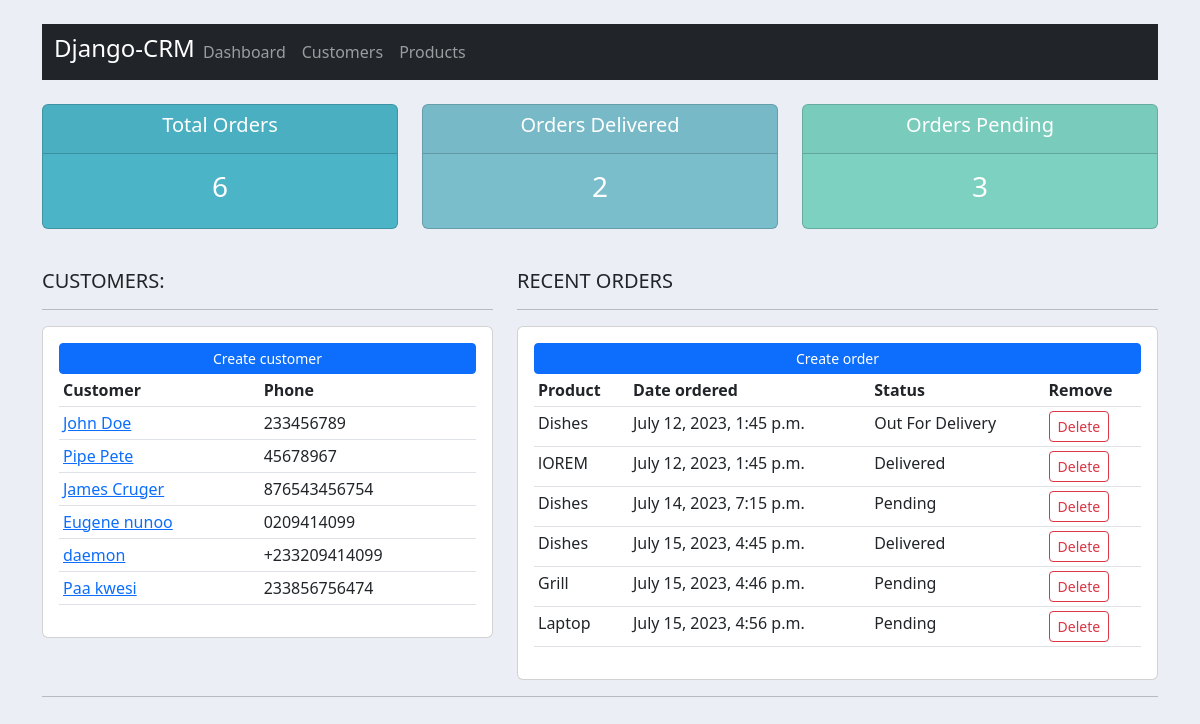
Before: / with the older database file.
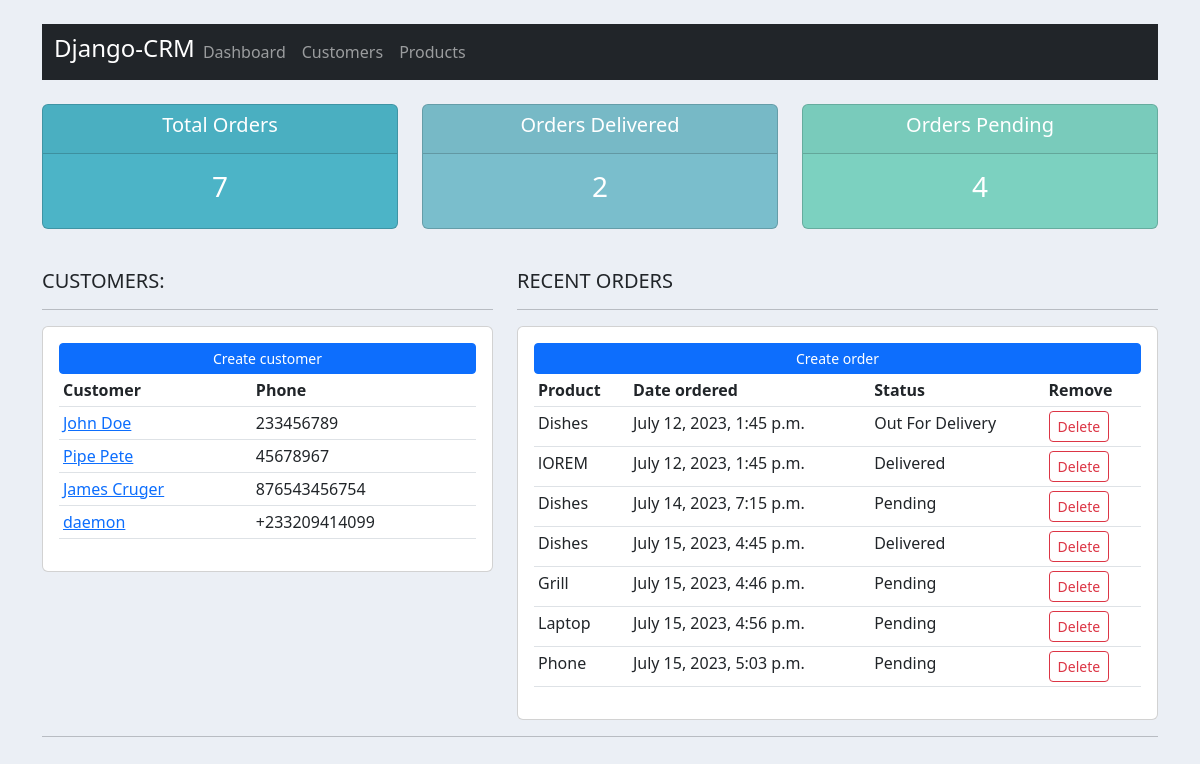
After: the same page with the newer database file.
### accounts/models.py (models this page shows, shortened)
class Customer(models.Model):
    name = models.CharField(max_length=200,null=True)
    phone = models.CharField(max_length=200,null=True)
    email = models.CharField(max_length=200,null=True)
    date_created = models.DateTimeField(auto_now_add=True,null=True)

class Order(models.Model):
    STATUS = (
        ('Pending','Pending'),
        ('Out For Delivery','Out For Delivery'),
        ('Delivered','Delivered'),
    )
    customer = models.ForeignKey(Customer,null=True,on_delete=models.SET_NULL)
    product = models.ForeignKey(Product,null=True,on_delete=models.SET_NULL)
    date_created = models.DateTimeField(auto_now_add=True,null=True)
    status = models.CharField(max_length=200,null=True,choices=STATUS)

class Product(models.Model):
    CATEGORY = (
        ('Indoor','Indoor'),
        ('Outdoor','Outdoor')
    )
    name = models.CharField(max_length=200,null=True)
    price = models.FloatField(null=True)
    category = models.CharField(max_length=200,null=True,choices=CATEGORY)
    description =models.CharField(max_length=200,null=True,blank=True)
    date_created = models.DateTimeField(auto_now_add=True,null=True)
    tags = models.ManyToManyField(Tags)
    def __str__(self):
        return self.name

### accounts/views.py (the view)
# urls.py: path('',home,name='home'),
def home(request):
    customers = Customer.objects.all()
    orders = Order.objects.all()
    total_customers = customers.count()
    total_orders = orders.count()
    delivered = orders.filter(status='Delivered').count()
    pending = orders.filter(status='Pending').count()
    context = {'orders':orders,'customers':customers,'total_customers':total_customers,
               'total_orders':total_orders,'delivered':delivered,'pending':pending}
    return render(request,'accounts/dashboard.html',context)

### accounts/templates/accounts/dashboard.html
{% extends 'accounts/main.html' %}
{% block content %}
{% include 'accounts/status.html' %}
<br>
<div class="row">
    <div class="col-md-5">
        <h5>CUSTOMERS:</h5>
        <hr>
        <div class="card card-body">
            <a href="{% url 'create-customer' %}" class="btn btn-primary btn-sm btn-block">Create customer</a>
            <table class="table table-sm">
                <tr>
                    <th>Customer</th>
                    <th>Phone</th>
                </tr>
                {% for customer in customers %}
                    <tr>
                        <td><a href="{% url 'customer_orders' customer.id %}">{{ customer.name }}</a></td>
                        <td>{{ customer.phone }}</td>
                    </tr>
                {% endfor %}
            </table>
        </div>
    </div>
    <div class="col-md-7">
        <h5>RECENT ORDERS</h5>
        <hr>
        <div class="card card-body">
            <a href="{% url 'create-order' %}" class="btn btn-primary btn-sm btn-block">Create order</a>
            <table class="table table-sm">
                <tr>
                    <th>Product</th>
                    <th>Date ordered</th>
                    <th>Status</th>
                    <th>Remove</th>
                </tr>
                {% for order in orders %}
                <tr>
                    <td>{{ order.product }}</td>
                    <td>{{ order.date_created }}</td>
                    <td>{{ order.status }}</td>
                    <td>
                        <a href="{% url 'delete_order' order.id %}" class="btn btn-outline-danger btn-sm">Delete</a>
                    </td>
                </tr>
            {% endfor %}
            </table>
        </div>
    </div>
</div>
{% endblock %}

Changed rows visible on the page:
removed Customer: name "Eugene nunoo", phone "0209414099"
removed Customer: name "Paa kwesi", phone "233856756474"
added Order: product "Phone", date_created "July 15, 2023, 5:03 p.m.", status "Pending"
Other visible differences:
{{ total_orders }}: "6" → "7"
{{ pending }}: "3" → "4"
